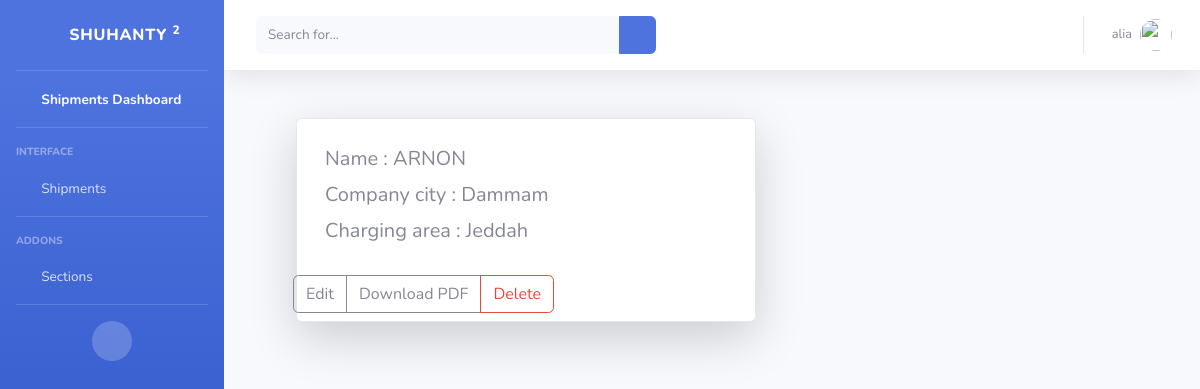
/companies/detials/1 (signed in), run on the app's committed database.
### companies/models.py (models this page shows, shortened)
class CompanyModel(models.Model):
    company_name = models.CharField(max_length=225,  help_text='اسم الشركة')
    company_id = models.BigAutoField(primary_key=True)
    company_city = models.CharField(max_length=225,  default='Dammam',help_text='مقر الشركة')
    charging_area = models.CharField( max_length=225, default='Jeddah', help_text='منطقة الشحن ')

### companies/views.py (the view)
# urls.py: path('companies/detials/<int:pk>',company_details, name='company_details' ),
def company_details(request, pk):
    companies = get_object_or_404(CompanyModel, pk=pk)
    return render (request, 'companies/company_detials.html',{'companies':companies})

### Shuhnaty/templates/companies/company_detials.html
{% extends 'base.html' %}
{% block content %}
{% if user.is_authenticated %}
<div class="card  m-5 shadow-lg p-2 bg-body rounded" style="max-width: 460px;">
    <div class="row g-0">
        <div class="col-md-8">
            <div class="card-body">
                <h5 class="card-title">Name : {{companies.company_name }}</h5>
                <h5 class="card-title">Company city : {{companies.company_city }}</h5>
                <h5 class="card-title">Charging area : {{companies.charging_area }}</h5>
            </div>
        </div>
        <div class="btn-group" role="group" aria-label="Basic outlined example">
            <a class="btn btn-outline-secondary" href="{% url 'edit_company' companies.pk %}">Edit</a>
            <a class="btn btn-outline-secondary" href="#">Download PDF</a>
            <a class="btn btn-outline-danger" href="{% url 'company_delete' companies.pk %}">Delete</a>
        </div>
    </div>
</div>
{% endif %}
{% endblock %}

### Shuhnaty/templates/base.html (shortened to what this page needs)
{% load static %}
<!DOCTYPE html>
<html lang="en">
<head>
    <link href="{% static 'vendor/fontawesome-free/css/all.min.css' %}" rel="stylesheet" type="text/css">
    <link href="{% static 'css/sb-admin-2.min.css' %}" rel="stylesheet">
    <link href="{% static 'vendor/datatables/dataTables.bootstrap4.min.css' %}" rel="stylesheet">
</head>
<body id="page-top">
    <div id="wrapper">
        {% if user.is_authenticated %}
        <ul class="navbar-nav bg-gradient-primary sidebar sidebar-dark accordion" id="accordionSidebar">
            <a class="sidebar-brand d-flex align-items-center justify-content-center" href="{% url 'index' %}">
                <div class="sidebar-brand-icon rotate-n-15">
                    <i class="fas fa-laugh-wink"></i>
                </div>
                <div class="sidebar-brand-text mx-3">Shuhanty <sup>2</sup></div>
            </a>
            <hr class="sidebar-divider my-0">
            <li class="nav-item active">
                <a class="nav-link" href="{% url 'shipments_list'%}">
                    <i class="fas fa-fw fa-tachometer-alt"></i>
                    <span> Shipments Dashboard</span></a>
            </li>
            <hr class="sidebar-divider">
            <div class="sidebar-heading">
                Interface
            </div>
            <li class="nav-item">
                <a class="nav-link collapsed" href="#" data-toggle="collapse" data-target="#collapseTwo"
                    aria-expanded="true" aria-controls="collapseTwo">
                    <i class="fas fa-fw fa-cog"></i>
                    <span>Shipments</span>
                </a>
            </li>
            <hr class="sidebar-divider">
            <div class="sidebar-heading">
                Addons
            </div>
            <li class="nav-item">
                <a class="nav-link collapsed" href="#" data-toggle="collapse" data-target="#collapsePages"
                    aria-expanded="true" aria-controls="collapsePages">
                    <i class="fas fa-fw fa-folder"></i>
                    <span>Sections</span>
                </a>
            </li>
            <hr class="sidebar-divider d-none d-md-block">
            <div class="text-center d-none d-md-inline">
                <button class="rounded-circle border-0" id="sidebarToggle"></button>
            </div>
        </ul>
        {% endif %}
        <div id="content-wrapper" class="d-flex flex-column">
            <div id="content">
                {% if user.is_authenticated %}
                <nav class="navbar navbar-expand navbar-light bg-white topbar mb-4 static-top shadow">
                    <form
                        class="d-none d-sm-inline-block form-inline mr-auto ml-md-3 my-2 my-md-0 mw-100 navbar-search">
                        <div class="input-group">
                            <input type="text" class="form-control bg-light border-0 small" placeholder="Search for..."
                                aria-label="Search" aria-describedby="basic-addon2">
                            <div class="input-group-append">
                                <button class="btn btn-primary" type="button">
                                    <i class="fas fa-search fa-sm"></i>
                                </button>
                            </div>
                        </div>
                    </form>
                    <ul class="navbar-nav ml-auto">
                        <li class="nav-item dropdown no-arrow">
                            <a class="nav-link dropdown-toggle" href="#" id="userDropdown" role="button"
                                data-toggle="dropdown" aria-haspopup="true" aria-expanded="false">
                                <span class="mr-2 d-none d-lg-inline text-gray-600 small">{{ user }}</span>
                                <img class="img-profile rounded-circle" src="{% static 'img/undraw_profile.svg' %}">
                            </a>
                        </li>
                    </ul>
                </nav>
                {% endif %}
                <div class="container-fluid">
                    {% block content %}
                    {% endblock %}
                </div>
            </div>
        </div>
    </div>
</body>
</html>

### data on the page
CompanyModel: company_name "ARNON", company_city "Dammam", charging_area "Jeddah"

### other printed values
{{ user }} "alia"
